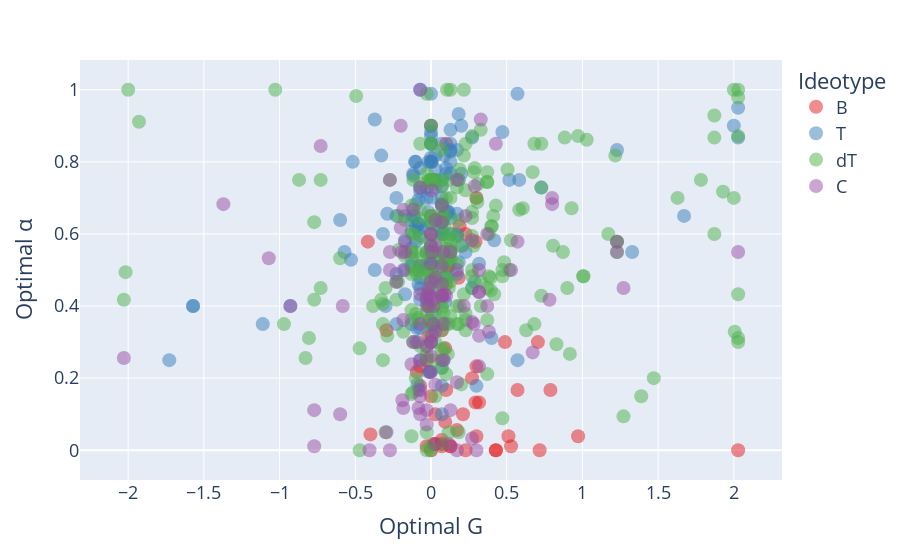

Here is the notebook cell this chart was saved with:
### Code cell
fig = px.scatter(
    ideotypes_df,
    x="optimal G",
    y="optimal alpha",
    color=ideotypes_df["ideotype (T/C/B)"].astype(str),
    hover_name="arbor name",
    opacity=0.5,
    color_discrete_sequence=px.colors.qualitative.Set1,
)

fig.update_traces(marker=dict(size=14))
fig.update_layout(
    font=dict(size=18),
    legend_title_text="Ideotype",
    xaxis_title="Optimal G",
    yaxis_title="Optimal α",
    showlegend=True
)

fig.show()
fig.write_html("docs/Optimal_G_alpha_ideotypes.html")

### Figure 1 — Plotly figure (JSON) as saved in the notebook; plotly's stock layout.template omitted (floating-point values rounded to 4 significant figures; data arrays with more than 128 entries replaced by an {"elided": "..."} marker saying what was removed)
{"data": [{"hovertemplate": "<b>%{hovertext}</b><br><br>color=B<br>optimal G=%{x}<br>optimal alpha=%{y}<extra></extra>", "hovertext": ["101_2_C_day5", "101_3_C_day5", "101_3_S_day5", "103_2_C_day5", "106_2_C_day5", "106_1_S_day5", "138_4_C_day5", "142_1_C_day5", "144_3_C_day5", "144_2_C_day5", "144_3_S_day5", "166_2_C_day5", "170_3_C_day5", "175_3_C_day5", "175_4_C_day5", "179_1_C_day5", "189_3_C_day5", "194_3_C_day5", "194_3_S_day5", "195_1_C_day5", "196_1_S_day5", "197_3_C_day5", "198_1_C_day5", "212_1_C_day5", "220_1_S_day5", "222_1_S_day5", "233_2_C_day5", "233_3_C_day5", "233_1_C_day5", "233_1_S_day5", "233_2_S_day5", "239_2_S_day5", "250_4_C_day5", "250_2_S_day5", "250_1_S_day5", "253_1_C_day5", "256_3_C_day5", "256_2_C_day5", "258_3_C_day5", "258_1_C_day5", "271_3_C_day5", "271_4_C_day5", "271_2_C_day5", "271_1_S_day5", "283_3_C_day5", "283_3_S_day5", "286_2_C_day5", "286_1_C_day5", "286_3_C_day5", "286_1_S_day5", "288_2_C_day5", "290_1_C_day5", "291_2_C_day5", "291_1_C_day5", "291_3_C_day5", "292_3_C_day5", "292_2_C_day5", "292_2_S_day5", "300_2_C_day5", "307_3_C_day5"], "legendgroup": "B", "marker": {"color": "rgb(228,26,28)", "opacity": 0.5, "size": 14, "symbol": "circle"}, "mode": "markers", "name": "B", "orientation": "v", "showlegend": true, "type": "scatter", "x": [0, 0.7173, 0.3173, -0.0286, 0.5113, 2.029, -0.0173, -0.0173, 0.1887, 0.3, 0.0286, 0.1827, 0.1714, 0.2714, 0.2286, 0.2113, -0.294, 0.094, 0.0173, 0.1, -0.0714, -0.0113, 0.4286, 0.0714, 0.706, 0.5286, 0, 0.4286, 0.4887, 0.0714, 0.1286, 0, 0.1113, 0.0714, 0.1173, -0.0286, 0.9714, -0.4173, 0.294, 0.1, 0.0714, -0.0714, -0.006, -0.094, 0, -0.0714, 0.2286, 0.1, 0.0714, 0.5714, -0.4, 0.294, 0.0286, 0.0714, 0.094, 0.3, 0.1286, 0.3, -0.0113, 0.7887], "xaxis": "x", "y": [0.15, 0, 0.1327, 0.25, 0.0387, 0, 0.4, 0.3173, 0.6214, 0.2327, 0.0173, 0.4786, 0.056, 0.2, 0, 0.1, 0.3327, 0.0786, 0.0173, 0.85, 0.5113, 0.3613, 0, 0.0286, 0.3, 0.0113, 0, 0, 0.3, 0.0113, 0.0113, 0.65, 0.5113, 0.3327, 0.5113, 0.0113, 0.0387, 0.5786, 0.1327, 0.1673, 0.4286, 0.2327, 0.2173, 0.2173, 0.9, 0.1786, 0.6, 0.4613, 0.25, 0.1673, 0.044, 0.5786, 0.1, 0.0173, 0.2827, 0.0387, 0.0113, 0.7, 0.4, 0.1673], "yaxis": "y"}, {"hovertemplate": "<b>%{hovertext}</b><br><br>color=T<br>optimal G=%{x}<br>optimal alpha=%{y}<extra></extra>", "hovertext": {"elided": "169 str values"}, "legendgroup": "T", "marker": {"color": "rgb(55,126,184)", "opacity": 0.5, "size": 14, "symbol": "circle"}, "mode": "markers", "name": "T", "orientation": "v", "showlegend": true, "type": "scatter", "x": {"elided": "169 float values"}, "xaxis": "x", "y": {"elided": "169 float values"}, "yaxis": "y"}, {"hovertemplate": "<b>%{hovertext}</b><br><br>color=dT<br>optimal G=%{x}<br>optimal alpha=%{y}<extra></extra>", "hovertext": {"elided": "274 str values"}, "legendgroup": "dT", "marker": {"color": "rgb(77,175,74)", "opacity": 0.5, "size": 14, "symbol": "circle"}, "mode": "markers", "name": "dT", "orientation": "v", "showlegend": true, "type": "scatter", "x": {"elided": "274 float values"}, "xaxis": "x", "y": {"elided": "274 float values"}, "yaxis": "y"}, {"hovertemplate": "<b>%{hovertext}</b><br><br>color=C<br>optimal G=%{x}<br>optimal alpha=%{y}<extra></extra>", "hovertext": ["103_1_C_day5", "103_4_S_day5", "104_1_C_day5", "104_2_S_day5", "104_1_S_day5", "105_2_S_day5", "138_3_S_day5", "139_1_C_day5", "140_2_C_day5", "140_1_C_day5", "140_3_C_day5", "141_3_C_day5", "142_3_S_day5", "142_1_S_day5", "147_1_S_day5", "165_2_C_day5", "165_2_S_day5", "166_1_S_day5", "167_1_C_day5", "168_2_S_day5", "169_3_S_day5", "169_2_S_day5", "171_1_S_day5", "173_1_C_day5", "173_2_S_day5", "174_2_C_day5", "174_1_C_day5", "174_3_S_day5", "192_3_C_day5", "194_2_S_day5", "197_1_S_day5", "198_2_S_day5", "198_3_S_day5", "199_3_C_day5", "201_1_S_day5", "201_2_S_day5", "201_3_S_day5", "207_3_S_day5", "211_2_S_day5", "211_3_S_day5", "212_3_S_day5", "212_2_S_day5", "213_1_S_day5", "214_2_S_day5", "220_2_C_day5", "220_1_C_day5", "222_1_C_day5", "225_2_C_day5", "227_2_S_day5", "227_1_S_day5", "228_4_S_day5", "230_1_C_day5", "230_3_C_day5", "230_3_s_day5", "231_3_C_day5", "231_2_S_day5", "231_3_S_day5", "233_4_C_day5", "233_3_S_day5", "235_1_S_day5", "236_3_S_day5", "236_4_S_day5", "236_2_S_day5", "239_4_C_day5", "240_2_C_day5", "240_1_C_day5", "240_2_S_day5", "240_1_S_day5", "241_3_S_day5", "244_3_C_day5", "245_3_S_day5", "247_1_C_day5", "249_1_S_day5", "253_3_S_day5", "256_3_S_day5", "259_2_S_day5", "264_2_S_day5", "270_1_C_day5", "270_2_C_day5", "271_1_C_day5", "271_2_S_day5", "271_3_S_day5", "273_2_C_day5", "273_1_S_day5", "277_1_S_day5", "280_1_S_day5", "283_2_S_day5", "283_1_S_day5", "285_3_S_day5", "287_2_C_day5", "290_1_S_day5", "291_2_S_day5", "291_1_S_day5", "291_3_S_day5", "294_1_S_day5", "298_1_C_day5", "298_1_C_day5", "298_3_C_day5", "298_3_S_day5", "298_1_S_day5", "299_3_C_day5", "300_3_S_day5", "300_2_S_day5", "301_2_C_day5", "301_3_C_day5", "301_3_S_day5", "301_2_S_day5", "301_1_S_day5", "307_3_S_day5", "307_1_S_day5", "308_2_C_day5", "308_1_S_day5", "308_2_S_day5", "308_3_S_day5"], "legendgroup": "C", "marker": {"color": "rgb(152,78,163)", "opacity": 0.5, "size": 14, "symbol": "circle"}, "mode": "markers", "name": "C", "orientation": "v", "showlegend": true, "type": "scatter", "x": [-0.006, 0.7827, 0.0714, -0.6, -0.0286, 0.0286, -0.006, 0.2887, -0.0173, 0, -0.0887, 0.1714, 0.0827, 0.0827, 0.3173, 0.3, 0.0173, 0.2714, -0.5827, 0.3714, -0.1173, 0.5714, 0.3173, 0.0887, 0.3173, -0.0286, 0, -0.0714, 0.0714, -2.029, 0.8, 0.1714, -0.0714, 0.2827, 0.4286, -0.0286, 0.0286, 0.1714, -0.0827, -0.2286, 0.0286, 0.0173, 2.029, -0.2, -1.071, -0.1827, 0, 0.3286, -0.0714, -0.9286, 0.6714, 0.3714, -0.2714, -0.2714, 0.1173, -0.7286, 0, -0.7714, -0.1827, -0.1827, 0.2714, 0.1, -0.294, -0.0714, 0.0286, 0, -0.0286, 0.1286, 0, 0, 0.0714, -0.1714, 0.006, -0.2714, -1.371, 0.006, 0.0714, 0.1714, 0.0286, -0.0173, -0.1827, -0.0714, -0.194, -0.2, -0.7714, 0.0714, 0.8, -0.0714, -0.1887, -0.1714, 0.006, -0.1286, 0.2173, 1.271, -0.0714, 0.3173, 0.3173, 1.229, 0.1286, 1.229, -0.1173, 0.0827, -0.2714, -0.0286, 0.2714, 0.0286, 0, 0.5286, 0.2286, 0.3827, 0.006, -0.0714, 0.0714, -0.406], "xaxis": "x", "y": [0.2173, 0.4173, 0.4286, 0.1, 0.0714, 0.6387, 0.4286, 0.7327, 0.45, 0.3, 0.3, 0.5, 0.55, 0.35, 0.5, 0, 0.35, 0.0327, 0.4, 0.6, 0.3, 0.5786, 0.2327, 0.4327, 0.3173, 0.4214, 0.2613, 0.35, 0.4613, 0.256, 0.7, 0.1887, 0.1, 0.35, 0.85, 0.2887, 0.5673, 0, 0.1173, 0.4673, 0.0173, 0.4, 0.55, 0.9, 0.5327, 0.3613, 0.5173, 0.9173, 0.25, 0.4, 0.2714, 0.4, 0.5, 0.55, 0.0173, 0.844, 0.3, 0.0113, 0.1173, 0.5, 0.5827, 0.4286, 0.05, 0.4327, 0.3286, 0.4673, 0.1113, 0.1113, 0.5673, 0.6, 0.4286, 0.55, 0.3173, 0.75, 0.6827, 0.55, 0.6327, 0.75, 0.4786, 0.4327, 0.6673, 0.15, 0.55, 0.6173, 0.1113, 0.5113, 0.6827, 0.7286, 0.1387, 0.5786, 0.4173, 0.2387, 0.4, 0.45, 0.1673, 0.4387, 0.4387, 0.55, 0.55, 0.5786, 0.6673, 0.25, 0, 0.4, 0.356, 0.1827, 0.6, 0.5, 0.65, 0.3286, 0.7214, 1, 0.6786, 0], "yaxis": "y"}], "layout": {"autosize": true, "font": {"size": 18}, "legend": {"title": {"text": "Ideotype"}, "tracegroupgap": 0}, "margin": {"t": 60}, "showlegend": true, "xaxis": {"anchor": "y", "autorange": true, "domain": [0, 1], "range": [-2.307, 2.307], "title": {"text": "Optimal G"}, "type": "linear"}, "yaxis": {"anchor": "x", "autorange": true, "domain": [0, 1], "range": [-0.1094, 1.109], "title": {"text": "Optimal α"}, "type": "linear"}}}
